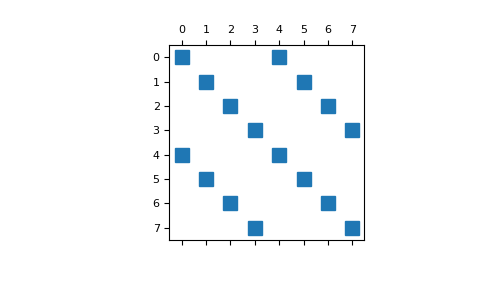

The script that drew this image:
# Here, we define four 2x2 matricies and reorganize their elements into
# 4 vectors a11, a12, a21 and a22. We then examine the outputs of the
# function **inverse_2x2_block_diagonal** when the argument
# *return_matrix* is set to both *True* and *False*.

from discretize.utils import inverse_2x2_block_diagonal
import numpy as np
import matplotlib.pyplot as plt

# Define four 3x3 matricies, and organize their elements into four vectors

A1 = np.random.uniform(1, 10, (2, 2))
A2 = np.random.uniform(1, 10, (2, 2))
A3 = np.random.uniform(1, 10, (2, 2))
A4 = np.random.uniform(1, 10, (2, 2))
[[a11, a12], [a21, a22]] = np.stack([A1, A2, A3, A4], axis=-1)

# Return the elements of their inverse and validate

b11, b12, b21, b22 = inverse_2x2_block_diagonal(
    a11, a12, a21, a22, return_matrix=False
)
Bs = np.stack([[b11, b12],[b21, b22]])
B1, B2, B3, B4 = Bs.transpose((2, 0, 1))

np.linalg.inv(A1)
# array([[ 0.34507439, -0.4831833 ],
# [-0.24286626,  0.57531461]])
B1
# array([[ 0.34507439, -0.4831833 ],
# [-0.24286626,  0.57531461]])

# Plot the sparse block matrix containing elements of the inverses

M = inverse_2x2_block_diagonal(
    a11, a12, a21, a22
)
plt.spy(M)
plt.show()
